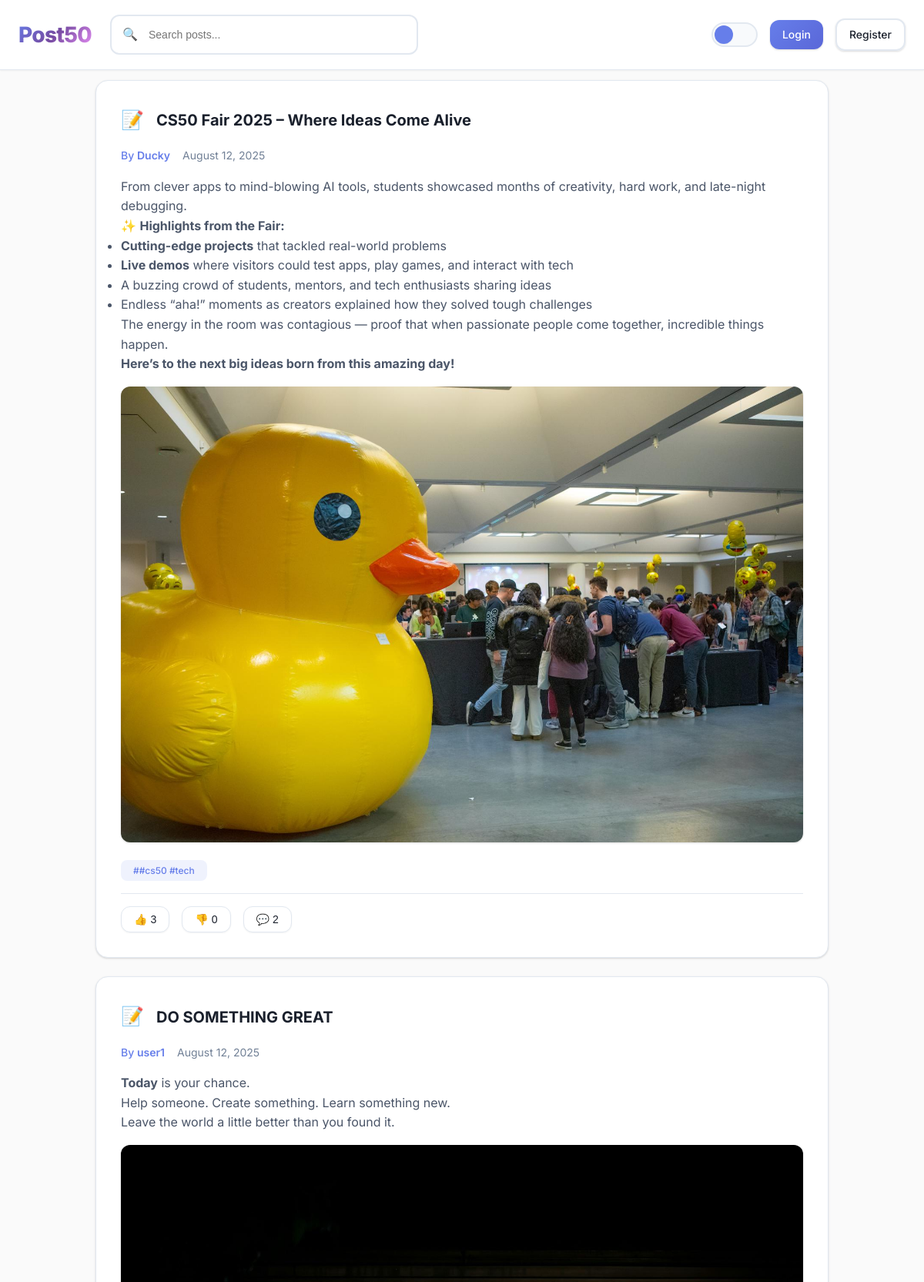
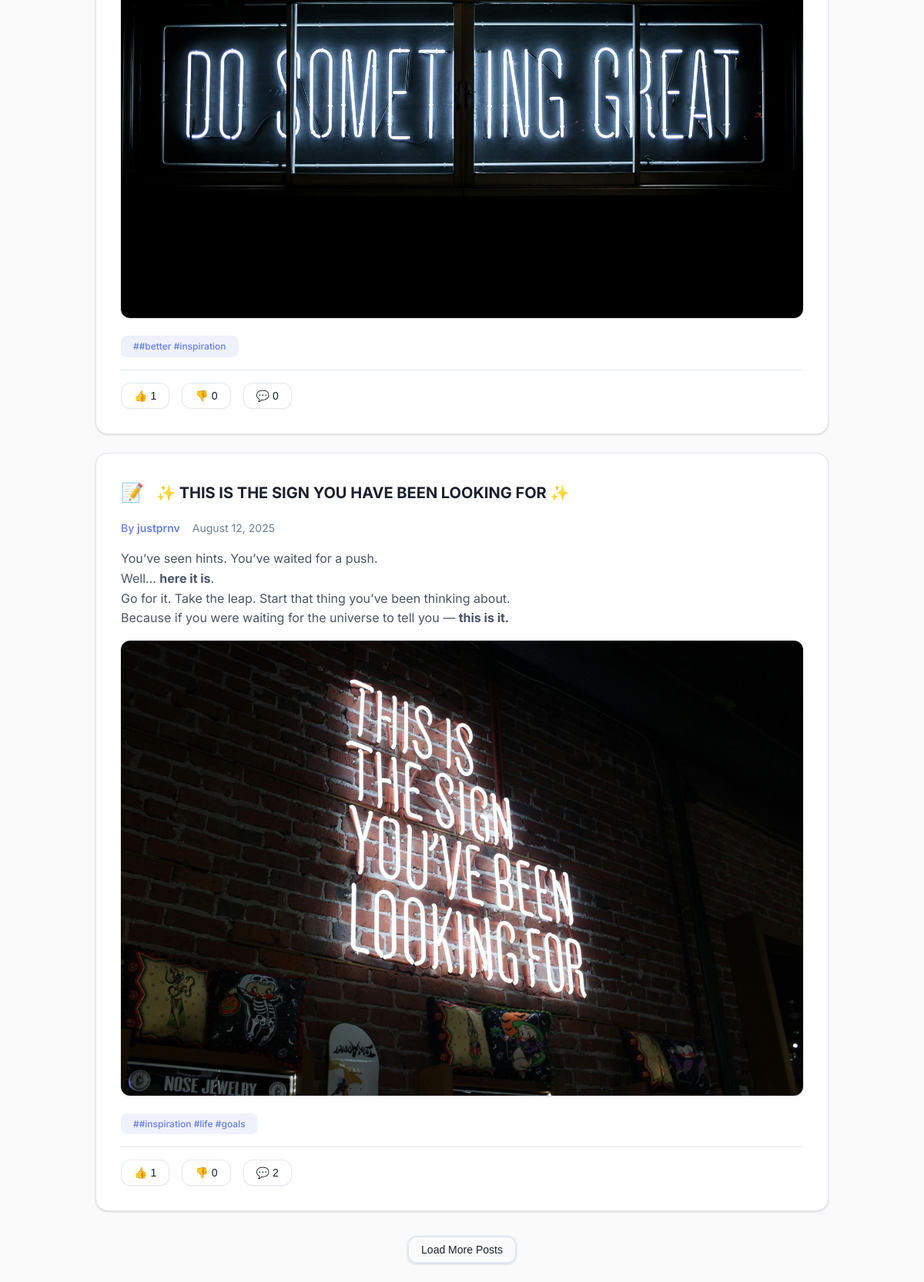
The page / on the database its author committed (2 pictures, top to bottom).
### app.py (models this page shows, shortened)
class Post(db.Model):
    id = db.Column(db.Integer, primary_key=True)
    title = db.Column(db.String(200), nullable=False)
    content = db.Column(db.Text, nullable=False)  # HTML content from rich editor
    image_path = db.Column(db.String(255))  # optional featured image
    created_at = db.Column(db.DateTime, default=dt.datetime.utcnow)
    updated_at = db.Column(db.DateTime, default=dt.datetime.utcnow, onupdate=dt.datetime.utcnow)
    author_id = db.Column(db.Integer, db.ForeignKey('user.id'), nullable=False)
    tags = db.relationship('Tag', secondary=post_tags, lazy='subquery', backref=db.backref('posts', lazy=True))
    comments = db.relationship('Comment', backref='post', lazy=True, cascade='all, delete-orphan')
    votes = db.relationship('Vote', backref='post', lazy=True, cascade='all, delete-orphan')
    @property
    def score(self) -> int:
        return sum(v.value for v in self.votes) if self.votes else 0

class User(db.Model, UserMixin):
    id = db.Column(db.Integer, primary_key=True)
    username = db.Column(db.String(80), unique=True, nullable=False)
    email = db.Column(db.String(120), unique=True, nullable=False)
    password_hash = db.Column(db.String(256), nullable=False)
    avatar_path = db.Column(db.String(255))
    theme_preference = db.Column(db.String(10), default='system')  # 'light', 'dark', 'system'
    created_at = db.Column(db.DateTime, default=dt.datetime.utcnow)
    posts = db.relationship('Post', backref='author', lazy=True)
    comments = db.relationship('Comment', backref='author', lazy=True)
    votes = db.relationship('Vote', backref='voter', lazy=True)

class Tag(db.Model):
    id = db.Column(db.Integer, primary_key=True)
    name = db.Column(db.String(64), unique=True, nullable=False, index=True)

### app.py (the view, shortened to what this page needs)
    @app.route('/')
    def index():
        page = int(request.args.get('page', 1))
        per_page = int(request.args.get('per_page', 10))
        q = request.args.get('q', '').strip()
        query = Post.query
        posts = query.all()
        posts.sort(key=lambda p: (p.score, p.created_at), reverse=True)
        start = (page - 1) * per_page
        end = start + per_page
        page_posts = posts[start:end]
        for post in page_posts:
            post.upvotes = Vote.query.filter_by(post_id=post.id, value=1).count()
            post.downvotes = Vote.query.filter_by(post_id=post.id, value=-1).count()
        return render_template('index.html', posts=page_posts)

### templates/index.html (shortened to what this page needs)
{% extends "base.html" %}
{% block content %}
<div id="postsFeed" class="posts-feed">
    {% for post in posts %}
    <div class="post-card" data-post-id="{{ post.id }}">
        <div class="post-header">
            <div class="post-emoji">📝</div>
            <div class="post-title">{{ post.title | safe }}</div>
        </div>
        <div class="post-meta">
            <span class="post-author">By <a href="{{ url_for('profile', user_id=post.author.id) }}" class="author-link">{{ post.author.username }}</a></span>
            <span class="post-date">{{ post.created_at.strftime('%B %d, %Y') }}</span>
        </div>
        <div class="post-content">{{ post.content | safe }}</div>
        {% if post.image_path %}
        <img src="{{ post.image_path }}" alt="Post image" class="post-image">
        {% endif %}
        {% if post.tags %}
        <div class="post-tags">
            {% for tag in post.tags %}
            <span class="tag">#{{ tag.name }}</span>
            {% endfor %}
        </div>
        {% endif %}
        <div class="post-footer">
            <div class="post-actions">
                <button class="action-btn" onclick="votePost({{ post.id }}, 'up')" data-vote-type="up">
                    👍 <span class="score">{{ post.upvotes }}</span>
                </button>
                <button class="action-btn" onclick="votePost({{ post.id }}, 'down')" data-vote-type="down">
                    👎 <span class="score">{{ post.downvotes }}</span>
                </button>
                <button class="action-btn" onclick="toggleComments({{ post.id }})">
                    💬 <span class="comment-count">{{ post.comments|length }}</span>
                </button>
            </div>
        </div>
    </div>
    {% endfor %}
</div>
<div class="load-more-container">
    <button id="loadMoreBtn" class="btn btn-outline" onclick="loadMorePosts()">Load More Posts</button>
</div>
{% endblock %}

### templates/base.html (shortened to what this page needs)
<!doctype html>
<html lang="en" data-theme="system">
<head>
  <link rel="stylesheet" href="{{ url_for('static', filename='css/style.css') }}">
</head>
<body>
  <div id="app">
    <header class="nav-header">
      <div class="nav-container">
        <div class="nav-brand">
          <a href="{{ url_for('index') }}" class="brand-link">
            <h1 class="brand-text">Post50</h1>
          </a>
        </div>
        <div class="nav-search">
          <form id="searchForm" action="{{ url_for('index') }}" method="get">
            <input type="text" name="q" id="searchInput" placeholder="Search posts..." class="search-input" value="{{ request.args.get('q','') }}">
            <div class="search-icon">🔍</div>
          </form>
        </div>
        <div class="nav-actions">
          <button id="themeToggle" class="theme-toggle" role="switch" aria-checked="false" aria-label="Toggle theme">
            <div class="theme-toggle-track">
              <div class="theme-toggle-thumb"></div>
            </div>
          </button>
          {% if current_user.is_authenticated %}
            <a href="{{ url_for('post_new') }}" class="btn btn-primary">📝 New Post</a>
            <a href="{{ url_for('settings') }}" class="btn btn-secondary">⚙️</a>
            <a href="{{ url_for('profile', user_id=current_user.id) }}" class="btn btn-outline">
              {% if current_user.avatar_path %}
                <img src="{{ current_user.avatar_path }}" class="avatar" alt="avatar">
              {% else %}
                <span class="avatar-placeholder">{{ current_user.username[0].upper() }}</span>
              {% endif %}
            </a>
            <a href="{{ url_for('logout') }}" class="btn btn-outline">Logout</a>
          {% else %}
            <a href="{{ url_for('login') }}" class="btn btn-primary">Login</a>
            <a href="{{ url_for('register') }}" class="btn btn-outline">Register</a>
          {% endif %}
        </div>
      </div>
    </header>
    <main class="main-content">
      {% block content %}{% endblock %}
    </main>
  </div>
</body>
</html>

### rows shown on the page
Post: title "CS50 Fair 2025 – Where Ideas Come Alive", author.username "Ducky", created_at "August 12, 2025", content "From clever apps to mind-blowing AI tools, students showcased months of creativity, hard work, and late-night debugging. ✨ Highlights from the Fair: Cutting-edge projects that tackled real-world problems Live demos where visitors could test apps, play games, and interact with tech A buzzing crowd of students, mentors, and tech enthusiasts sharing ideas Endless “aha!” moments as creators explained how they solved tough challenges The energy in the room was contagious — proof that when passionate people come together, incredible things happen. Here’s to the next big ideas born from this amazing day!", image_path (picture), upvotes "3", downvotes "0", comments|length "2"
Tag: name "#cs50 #tech"
Post: title "DO SOMETHING GREAT", author.username "user1", created_at "August 12, 2025", content "Today is your chance. Help someone. Create something. Learn something new. Leave the world a little better than you found it.", image_path (picture), upvotes "1", downvotes "0", comments|length "0"
Tag: name "#better #inspiration"
Post: title "✨ THIS IS THE SIGN YOU HAVE BEEN LOOKING FOR ✨", author.username "justprnv", created_at "August 12, 2025", content "You’ve seen hints. You’ve waited for a push. Well… here it is . Go for it. Take the leap. Start that thing you’ve been thinking about. Because if you were waiting for the universe to tell you — this is it.", image_path (picture), upvotes "1", downvotes "0", comments|length "2"
Tag: name "#inspiration #life #goals"
